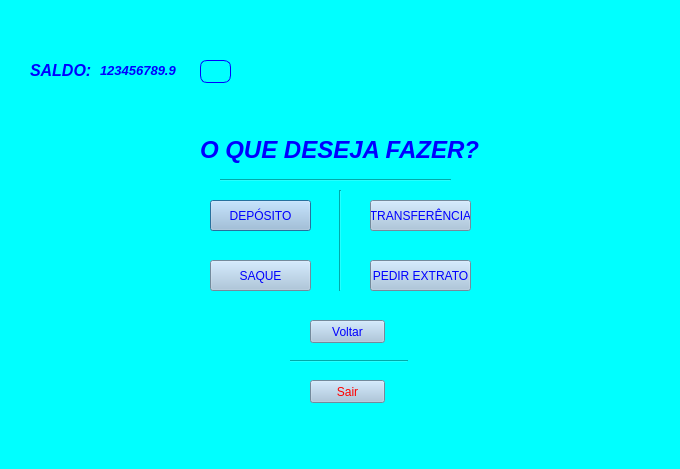
<?xml version="1.0" encoding="UTF-8"?>
<ui version="4.0">
 <class>Dialog</class>
 <widget class="QDialog" name="Dialog">
  <property name="geometry">
   <rect>
    <x>0</x>
    <y>0</y>
    <width>680</width>
    <height>469</height>
   </rect>
  </property>
  <property name="windowTitle">
   <string>Dialog</string>
  </property>
  <property name="styleSheet">
   <string notr="true">background-color: cyan</string>
  </property>
  <widget class="QLabel" name="Mensagem_user">
   <property name="geometry">
    <rect>
     <x>20</x>
     <y>20</y>
     <width>611</width>
     <height>31</height>
    </rect>
   </property>
   <property name="styleSheet">
    <string notr="true"/>
   </property>
   <property name="text">
    <string>&lt;html&gt;&lt;head/&gt;&lt;body&gt;&lt;p&gt;&lt;span style=&quot; font-size:18pt; font-weight:600; font-style:italic; color:#0000ff;&quot;/&gt;&lt;/p&gt;&lt;/body&gt;&lt;/html&gt;</string>
   </property>
  </widget>
  <widget class="QLabel" name="label_2">
   <property name="geometry">
    <rect>
     <x>200</x>
     <y>130</y>
     <width>301</width>
     <height>41</height>
    </rect>
   </property>
   <property name="text">
    <string>&lt;html&gt;&lt;head/&gt;&lt;body&gt;&lt;p&gt;&lt;span style=&quot; font-size:18pt; font-weight:600; font-style:italic; color:#0000ff;&quot;&gt;O QUE DESEJA FAZER?&lt;/span&gt;&lt;/p&gt;&lt;/body&gt;&lt;/html&gt;</string>
   </property>
  </widget>
  <widget class="Line" name="line">
   <property name="geometry">
    <rect>
     <x>220</x>
     <y>170</y>
     <width>231</width>
     <height>20</height>
    </rect>
   </property>
   <property name="orientation">
    <enum>Qt::Horizontal</enum>
   </property>
  </widget>
  <widget class="QPushButton" name="pushButton">
   <property name="geometry">
    <rect>
     <x>210</x>
     <y>200</y>
     <width>101</width>
     <height>31</height>
    </rect>
   </property>
   <property name="styleSheet">
    <string notr="true">QPushButton {background-color: #A3C1DA; color: blue;}
QPushButton:hover:!pressed {border: 3px solid green;}</string>
   </property>
   <property name="text">
    <string>DEPÓSITO</string>
   </property>
  </widget>
  <widget class="QPushButton" name="pushButton_2">
   <property name="geometry">
    <rect>
     <x>370</x>
     <y>200</y>
     <width>101</width>
     <height>31</height>
    </rect>
   </property>
   <property name="styleSheet">
    <string notr="true">QPushButton {background-color: #A3C1DA; color: blue;}
QPushButton:hover:!pressed {border: 3px solid green;}</string>
   </property>
   <property name="text">
    <string>TRANSFERÊNCIA</string>
   </property>
  </widget>
  <widget class="QPushButton" name="pushButton_3">
   <property name="geometry">
    <rect>
     <x>210</x>
     <y>260</y>
     <width>101</width>
     <height>31</height>
    </rect>
   </property>
   <property name="styleSheet">
    <string notr="true">QPushButton {background-color: #A3C1DA; color: blue;}
QPushButton:hover:!pressed {border: 3px solid green;}</string>
   </property>
   <property name="text">
    <string>SAQUE</string>
   </property>
  </widget>
  <widget class="QPushButton" name="pushButton_4">
   <property name="geometry">
    <rect>
     <x>370</x>
     <y>260</y>
     <width>101</width>
     <height>31</height>
    </rect>
   </property>
   <property name="styleSheet">
    <string notr="true">QPushButton {background-color: #A3C1DA; color: blue;}
QPushButton:hover:!pressed {border: 3px solid green;}</string>
   </property>
   <property name="text">
    <string>PEDIR EXTRATO</string>
   </property>
  </widget>
  <widget class="Line" name="line_2">
   <property name="geometry">
    <rect>
     <x>330</x>
     <y>190</y>
     <width>20</width>
     <height>101</height>
    </rect>
   </property>
   <property name="orientation">
    <enum>Qt::Vertical</enum>
   </property>
  </widget>
  <widget class="QPushButton" name="pushButton_5">
   <property name="geometry">
    <rect>
     <x>310</x>
     <y>320</y>
     <width>75</width>
     <height>23</height>
    </rect>
   </property>
   <property name="styleSheet">
    <string notr="true">QPushButton {background-color: #A3C1DA; color: blue;}
QPushButton:hover:!pressed {border: 3px solid yellow;}</string>
   </property>
   <property name="text">
    <string>Voltar</string>
   </property>
  </widget>
  <widget class="QLabel" name="label_3">
   <property name="geometry">
    <rect>
     <x>500</x>
     <y>140</y>
     <width>111</width>
     <height>81</height>
    </rect>
   </property>
   <property name="text">
    <string/>
   </property>
   <property name="pixmap">
    <pixmap>POO2_TELA_BANCO/usuario1.png</pixmap>
   </property>
   <property name="scaledContents">
    <bool>true</bool>
   </property>
  </widget>
  <widget class="QPushButton" name="pushButton_6">
   <property name="geometry">
    <rect>
     <x>310</x>
     <y>380</y>
     <width>75</width>
     <height>23</height>
    </rect>
   </property>
   <property name="styleSheet">
    <string notr="true">QPushButton {background-color: #A3C1DA; color: red;}
QPushButton:hover:!pressed {border: 2px solid red;}

</string>
   </property>
   <property name="text">
    <string>Sair</string>
   </property>
  </widget>
  <widget class="Line" name="line_4">
   <property name="geometry">
    <rect>
     <x>290</x>
     <y>360</y>
     <width>118</width>
     <height>3</height>
    </rect>
   </property>
   <property name="orientation">
    <enum>Qt::Horizontal</enum>
   </property>
  </widget>
  <widget class="QPushButton" name="Ocultar_button">
   <property name="geometry">
    <rect>
     <x>200</x>
     <y>60</y>
     <width>31</width>
     <height>23</height>
    </rect>
   </property>
   <property name="styleSheet">
    <string notr="true">background-repeat: no-repeat;border-radius: 7px; border-style:solid;border-width:1px;border-color:blue;</string>
   </property>
   <property name="text">
    <string/>
   </property>
  </widget>
  <widget class="QLabel" name="Saldo_label">
   <property name="geometry">
    <rect>
     <x>30</x>
     <y>60</y>
     <width>71</width>
     <height>21</height>
    </rect>
   </property>
   <property name="text">
    <string>&lt;html&gt;&lt;head/&gt;&lt;body&gt;&lt;p&gt;&lt;span style=&quot; font-size:12pt; font-weight:600; font-style:italic; color:#0000ff;&quot;&gt;SALDO:&lt;/span&gt;&lt;/p&gt;&lt;/body&gt;&lt;/html&gt;</string>
   </property>
  </widget>
  <widget class="QLabel" name="Saldo_set">
   <property name="geometry">
    <rect>
     <x>100</x>
     <y>60</y>
     <width>91</width>
     <height>21</height>
    </rect>
   </property>
   <property name="text">
    <string>&lt;html&gt;&lt;head/&gt;&lt;body&gt;&lt;p&gt;&lt;span style=&quot; font-size:10pt; font-weight:600; font-style:italic; color:#0000ff;&quot;&gt;123456789.9&lt;/span&gt;&lt;/p&gt;&lt;/body&gt;&lt;/html&gt;</string>
   </property>
  </widget>
 </widget>
 <resources/>
 <connections/>
</ui>
